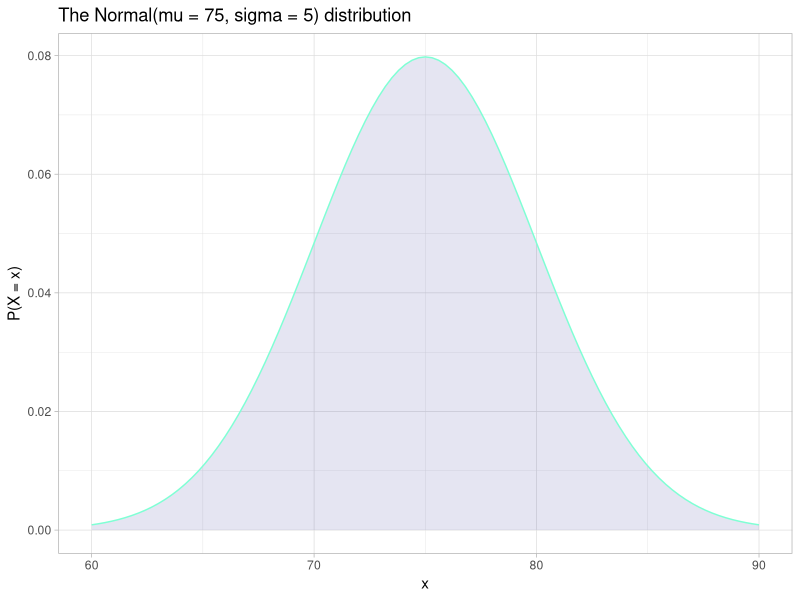
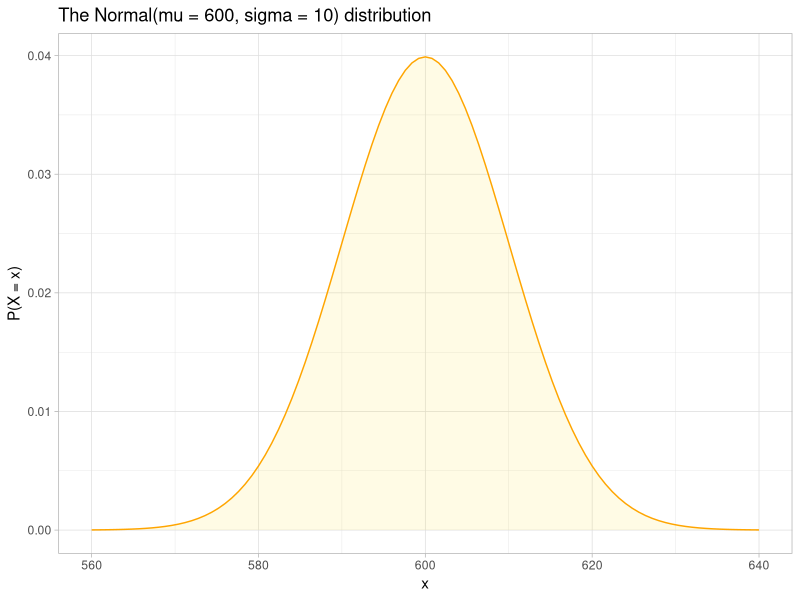
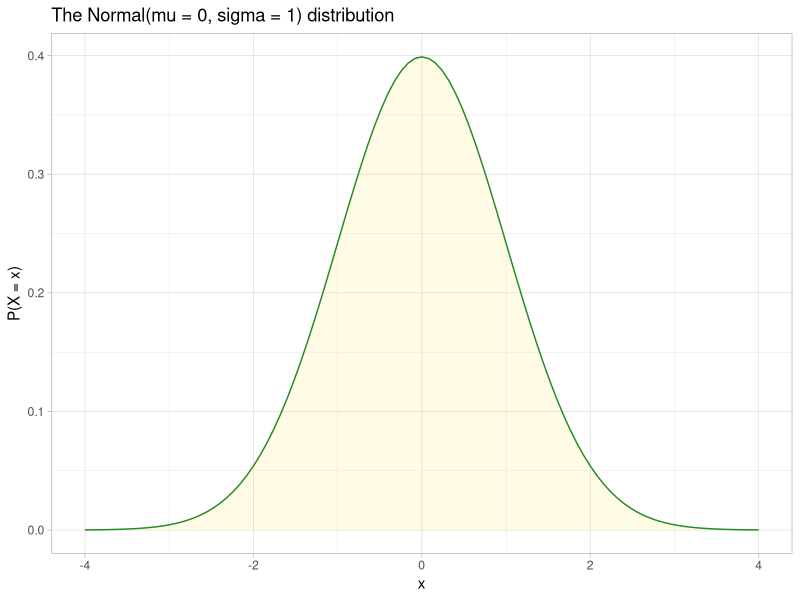

R code for these plots, in order:
## ---- chunk 1
library(tidyverse)
fun_range <- c(60, 90)
Fun_Range_Df <- tibble(fun_range)

ggplot(Fun_Range_Df) + geom_area(mapping = aes(x = fun_range),
                                 stat = "function",
                                     fun = dnorm, 
                                     args = list(75, 5),
                                     fill = "navyblue",
                                 color = "aquamarine",
                                 alpha = 0.1) +
  theme_light() + xlab("x") + ylab("P(X = x)") + 
  ggtitle("The Normal(mu = 75, sigma = 5) distribution")

## ---- chunk 2
library(tidyverse)
fun_range <- c(560, 640)
Fun_Range_Df <- tibble(fun_range)

ggplot(Fun_Range_Df) + geom_area(mapping = aes(x = fun_range),
                                 stat = "function",
                                     fun = dnorm, 
                                     args = list(600, 10),
                                     fill = "gold",
                                 color = "orange",
                                 alpha = 0.1) +
  theme_light() + xlab("x") + ylab("P(X = x)") + 
  ggtitle("The Normal(mu = 600, sigma = 10) distribution")

## ---- chunk 3
library(tidyverse)
fun_range <- c(-4, 4)
Fun_Range_Df <- tibble(fun_range)

ggplot(Fun_Range_Df) + geom_area(mapping = aes(x = fun_range),
                                 stat = "function",
                                     fun = dnorm, 
                                     args = list(0, 1),
                                     fill = "gold",
                                 color = "forestgreen",
                                 alpha = 0.1) +
  theme_light() + xlab("x") + ylab("P(X = x)") + 
  ggtitle("The Normal(mu = 0, sigma = 1) distribution")

## ---- chunk 4
1 - pnorm(q = 1.6)
## ---- chunk 5
pnorm(q = 1.6, lower.tail = FALSE)
